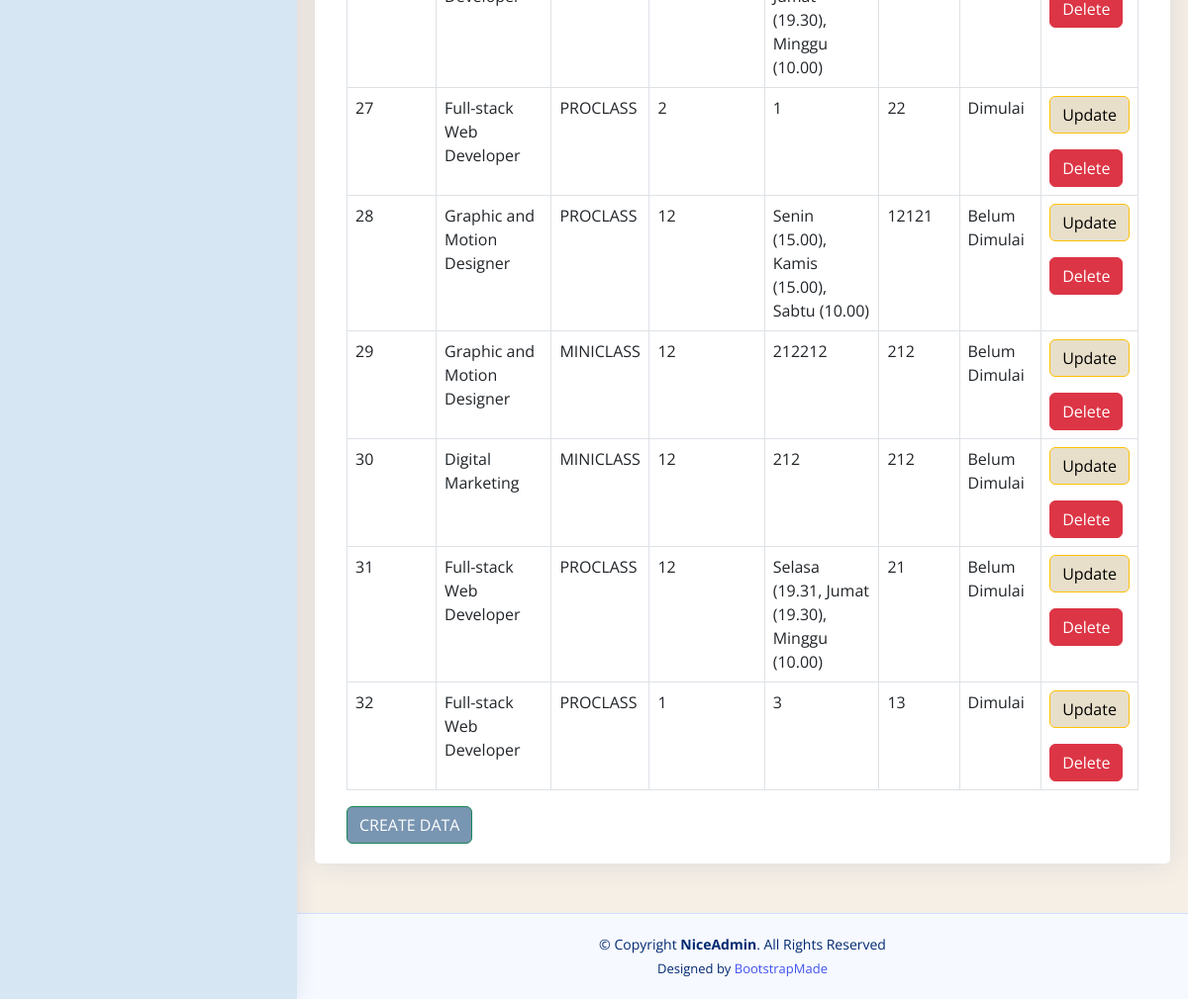
Page /kelasmatakursus (lower part) on the earlier database version.
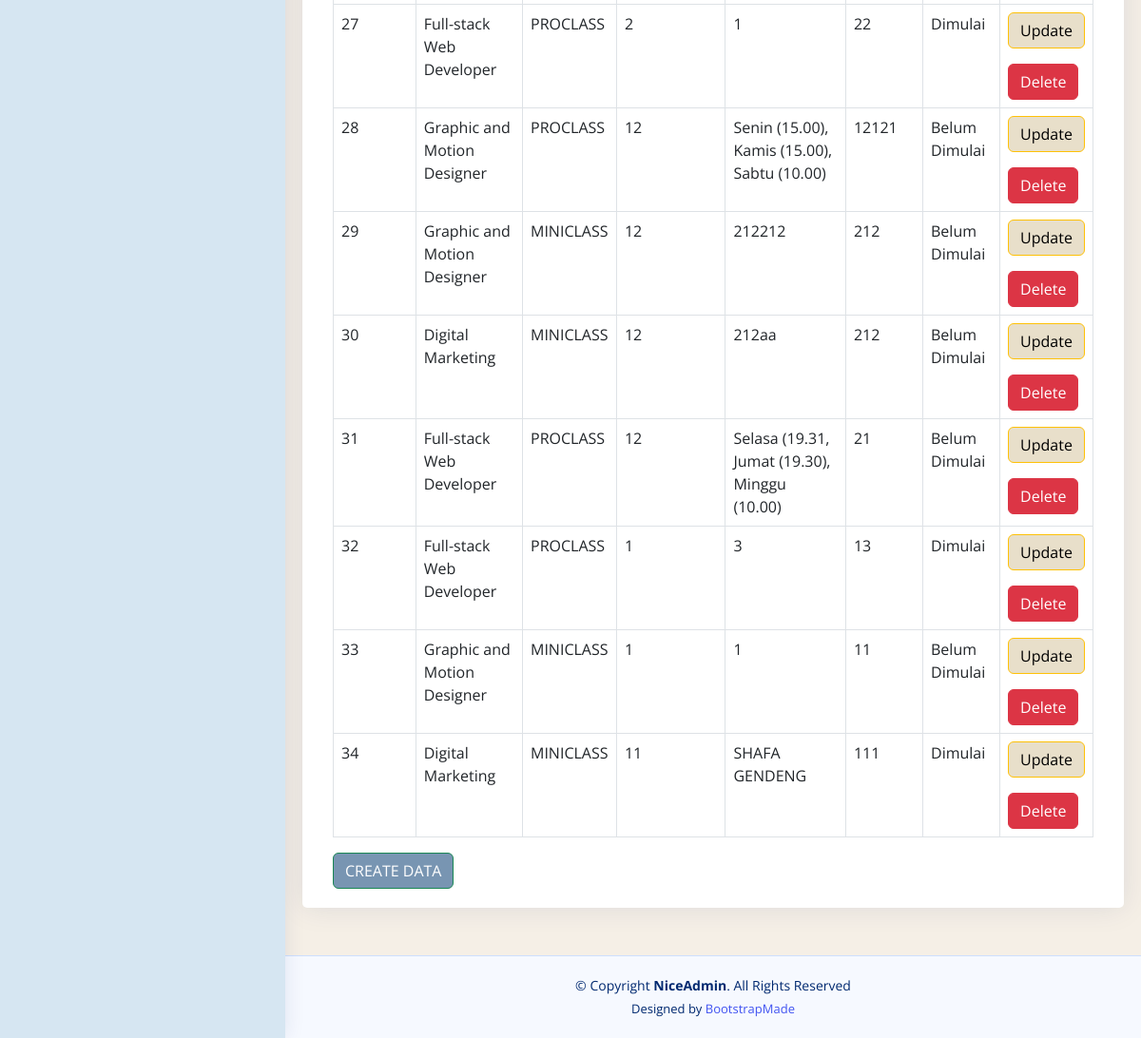
Same page on the later database version.
### app/models.py (models this page shows, shortened)
class Kelas_Mata_Kursus(models.Model):
    Id_Kelas_Mata_Kursus = models.AutoField(primary_key=True)
    Jenis_Kursus = models.CharField(max_length=70)
    Jenis_Kelas = models.CharField(max_length=50)
    Jumlah_Pertemuan = models.PositiveIntegerField()
    Jadwal = models.CharField(max_length=100)
    Harga = models.PositiveIntegerField()
    Status_Kelas = models.CharField(max_length=30)

### app/views.py (the view, shortened to what this page needs)
# urls.py: path('kelasmatakursus', views.kelasmatakursus,name='kelasmatakursus'),
def kelasmatakursus(request):
    if request.method == "GET":
        allkelasmatakursusobj = models.Kelas_Mata_Kursus.objects.all()
        filterkelasmatakursusobj = models.Kelas_Mata_Kursus.objects.all()
        return render(request, 'kelasmatakursusy.html', {
            "allkelasmatakursus" : allkelasmatakursusobj, "filterkelasmatakursusobj" : filterkelasmatakursusobj,
        })

### app/templates/kelasmatakursusy.html (shortened to what this page needs)
{%load static%}
<!DOCTYPE html>
<html lang="en">
<head>{% static '
  <link href="{% static 'assets/vendor/bootstrap/css/bootstrap.min.css'%}" rel="stylesheet">
  <link href="{% static 'assets/vendor/bootstrap-icons/bootstrap-icons.css'%}" rel="stylesheet">
  <link href="{% static 'assets/vendor/boxicons/css/boxicons.min.css'%}" rel="stylesheet">
  <link href="{% static 'assets/vendor/quill/quill.snow.css'%}" rel="stylesheet">
  <link href="{% static 'assets/vendor/quill/quill.bubble.css'%}" rel="stylesheet">
  <link href="{% static 'assets/vendor/remixicon/remixicon.css'%}" rel="stylesheet">
  <link href="{% static 'assets/vendor/simple-datatables/style.css'%}" rel="stylesheet">
  <link href="{% static 'assets/css/style.css'%}" rel="stylesheet">
</head>
<body>
  <aside id="sidebar" class="sidebar">
  </aside>
  <main id="main" class="main">
      <section class="section">
        <div class="row">
            <div class="card">
              <div class="card-body">
                <table class="table table-bordered">
                  <tbody>
                    {% for item in allkelasmatakursus %}
                    <tr class="odd gradeX">
                        <td>{{ item.Id_Kelas_Mata_Kursus}}</td>
                        <td>{{ item.Jenis_Kursus}}</td>
                        <td>{{ item.Jenis_Kelas }}</td>
                        <td>{{ item.Jumlah_Pertemuan }}</td>
                        <td>{{ item.Jadwal }}</td>
                        <td>{{ item.Harga }}</td>
                        <td>{{ item.Status_Kelas }}</td>
                        <td>
                            <a href="{%url 'updatekelasmatakursus' item.Id_Kelas_Mata_Kursus %}" ><button style="background-color: #e8dfca" class="btn btn-warning">Update</button></a>
                            <a href="{%url 'deletekelasmatakursus' item.Id_Kelas_Mata_Kursus %}" ><button  class="btn btn-danger">Delete</button></a>
                        </td>
                    </tr>
                    {% endfor %}
                  </tbody>
                </table>
              <a href="{% url 'createkelasmatakursus' %}">
                  <button class="btn btn-success" style="background-color:#7895b2;">
                      CREATE DATA
                  </button>
              </a>
              </div>
            </div>
          </div>
      </section>
  </main>
  <footer id="footer" class="footer">
    <div class="copyright">
      &copy; Copyright <strong><span>NiceAdmin</span></strong>. All Rights Reserved
    </div>
    <div class="credits">
      Designed by <a href="https://bootstrapmade.com/">BootstrapMade</a>
    </div>
  </footer>
</body>
</html>

Differences in the rows shown:
changed Kelas_Mata_Kursus id 30: Jadwal "212" → "212aa"
added Kelas_Mata_Kursus: Id_Kelas_Mata_Kursus "33", Jenis_Kursus "Graphic and Motion Designer", Jenis_Kelas "MINICLASS", Jumlah_Pertemuan "1", Jadwal "1", Harga "11", Status_Kelas "Belum Dimulai"
added Kelas_Mata_Kursus: Id_Kelas_Mata_Kursus "34", Jenis_Kursus "Digital Marketing", Jenis_Kelas "MINICLASS", Jumlah_Pertemuan "11", Jadwal "SHAFA GENDENG", Harga "111", Status_Kelas "Dimulai"
